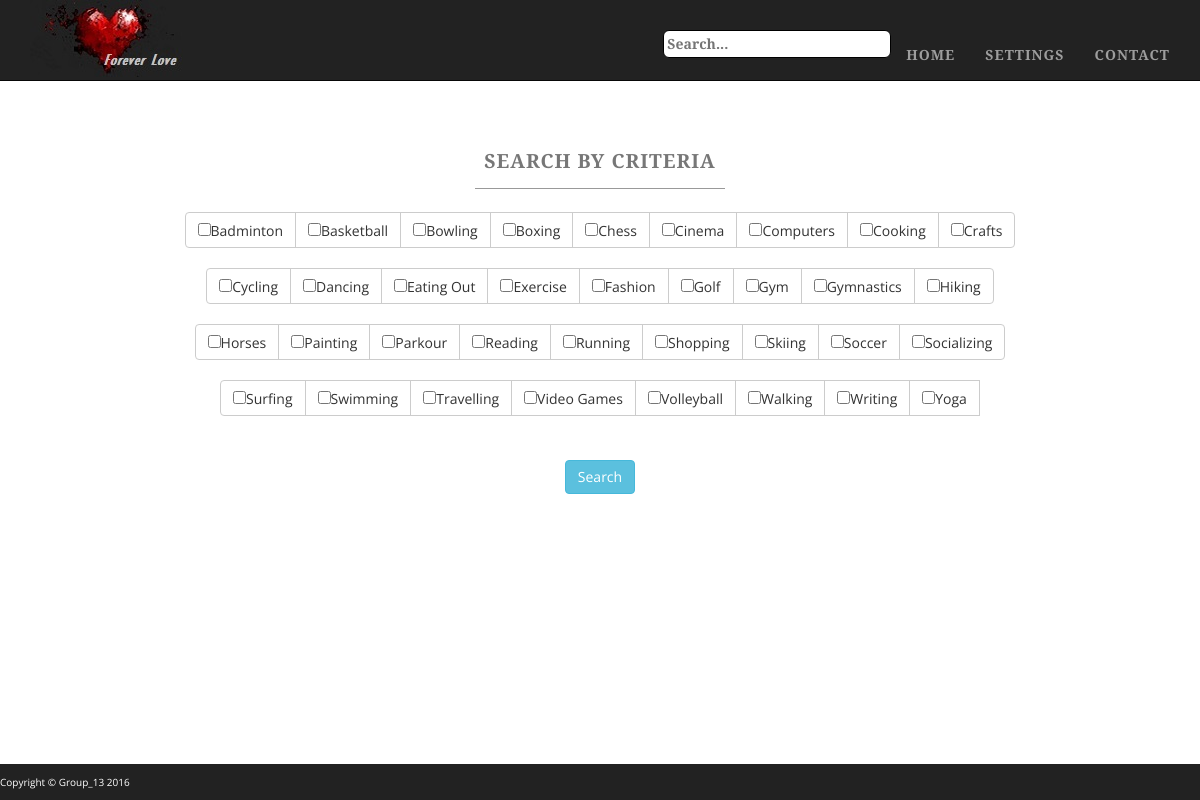
The page /searchPage.php on the database its author committed.
### tables this page shows
CREATE TABLE IF NOT EXISTS `user_hobbies` (
  `hobby_id` int(11) NOT NULL AUTO_INCREMENT,
  `hobby_name` varchar(64) NOT NULL,
  PRIMARY KEY (`hobby_id`)
);

### classes/Config.php (called while the page is built)
<?php
class Config{
    public static function get($path = null){
        if($path){
            $config = $GLOBALS['config'];
            $path = explode('/', $path);
            foreach($path as $bit){
                if(isset($config[$bit]))
                    $config = $config[$bit];
            }
            return $config;
        }
        return false;
    }
}

### classes/DB.php (called while the page is built, shortened)
<?php
class DB{
    private static $instance = null;
    private $pdo, $query, $error = false, $results, $count = 0;
    private function __construct(){
        try{
            $this->pdo = new PDO(
                'mysql:host='.Config::get('mysql/host').';dbname='.Config::get('mysql/db'),
                Config::get('mysql/username'),
                Config::get('mysql/password')
            );
        }catch (PDOException $e){
            die($e->getMessage());
        }
    }
    public static function getInstance(){
        if(!isset(self::$instance)){
            self::$instance = new DB();
        }
        return self::$instance;
    }
    public function query($sql, $params = []){
        if($this->query = $this->pdo->prepare($sql)){
            if($this->query->execute()){
                $this->results = $this->query->fetchAll(PDO::FETCH_OBJ);
            }
            else{
                $this->error = true;
            }
        }
        return $this;
    }
    public function results(){
        return $this->results;
    }
}

### searchPage.php (the view, shortened to what this page needs)
<!DOCTYPE html>
<html>
<head>
    <?php
    $hobbies = DB::getInstance()->query('SELECT * FROM user_hobbies ORDER BY hobby_name')->results();
    ?>
    <link href="css/bootstrap.min.css" rel="stylesheet">
    <link href="css/custom-base-page.css" rel="stylesheet">
</head>
<body class="full">
<div class="container">
    <div class="row">
        <div class="box">
            <div class="col-lg-12 text-center">
                <br><br>
                <h2>
                    <small>
                        <strong>Search By Criteria</strong>
                    </small>
                </h2>
                <hr class="tagline-divider">
                <?php
                $n = 0;
                foreach($hobbies as $hobby){
                    if($n++ % 9 == 0){?>
                    <div class="col-lg-12">
                        <br>
                        <div class="btn-group" id="12" data-toggle="toggle">
                        <?php
                    }?>
                            <label class="btn btn-default">
                                <input type="checkbox" name="<?php echo $hobby->hobby_name;?>" id="<?php echo $hobby->hobby_name;?>"><?php echo $hobby->hobby_name;?>
                            </label>
                    <?php
                    if($n % 9 == 0){?>
                        </div>
                    </div>
                        <?php
                    }
                }?>
                    <br><br>
                    <br><br>
                <div class="col-lg-12">
                    <input class="btn btn-info" id="search_button" type="submit" value="Search">
                </div>
            </div>
        </div>
    </div>
</div>
</body>
</html>

### css/custom-base-page.css (style rules this page uses)
body { margin-top: 50px; }
.full { background: url('http://gdurl.com/1DKh') no-repeat center center fixed; -webkit-background-size: cover; -moz-background-size: cover; background-size: cover; -o-background-size: cover; }
.navbar-nav { margin-top: 30px; }
body { font-family: "Open Sans","Helvetica Neue",Helvetica,Arial,sans-serif; }
h1, h2, h3, h4, h5, h6 { text-transform: uppercase; font-family: "Josefin Slab","Helvetica Neue",Helvetica,Arial,sans-serif; font-weight: 700; letter-spacing: 1px; }
.nav-text ul { text-transform: uppercase; font-family: "Josefin Slab","Helvetica Neue",Helvetica,Arial,sans-serif; font-weight: 700; letter-spacing: 1px; }
p { font-size: 1.25em; line-height: 1.6; color: #000; }
hr { max-width: 400px; border-color: #999999; }
.tagline-divider { margin: 15px auto 3px; max-width: 250px; border-color: #999999; }
.box { margin-bottom: 20px; padding: 30px 15px; background: #fff; background: rgba(255,255,255,0.9); }
footer p { margin: 0; padding: 10px 0; text-align: left; background: #222222; color: white; font-size: x-small; }
#input_search { border: solid 1px #000; border-top-right-radius: 6px; border-top-left-radius: 6px; border-bottom-right-radius: 6px; border-bottom-left-radius: 6px; padding: 3px; }
@media screen and (min-width:1200px) { .box:after { content: ''; display: table; clear: both; } }

### rows shown on the page
user_hobbies: hobby_name "Badminton"
user_hobbies: hobby_name "Basketball"
user_hobbies: hobby_name "Bowling"
user_hobbies: hobby_name "Boxing"
user_hobbies: hobby_name "Chess"
user_hobbies: hobby_name "Cinema"
user_hobbies: hobby_name "Computers"
user_hobbies: hobby_name "Cooking"
user_hobbies: hobby_name "Crafts"
user_hobbies: hobby_name "Cycling"
user_hobbies: hobby_name "Dancing"
user_hobbies: hobby_name "Eating Out"
user_hobbies: hobby_name "Exercise"
user_hobbies: hobby_name "Fashion"
user_hobbies: hobby_name "Golf"
user_hobbies: hobby_name "Gym"
user_hobbies: hobby_name "Gymnastics"
user_hobbies: hobby_name "Hiking"
user_hobbies: hobby_name "Horses"
user_hobbies: hobby_name "Painting"
user_hobbies: hobby_name "Parkour"
user_hobbies: hobby_name "Reading"
user_hobbies: hobby_name "Running"
user_hobbies: hobby_name "Shopping"
user_hobbies: hobby_name "Skiing"
user_hobbies: hobby_name "Soccer"
user_hobbies: hobby_name "Socializing"
user_hobbies: hobby_name "Surfing"
user_hobbies: hobby_name "Swimming"
user_hobbies: hobby_name "Travelling"
user_hobbies: hobby_name "Video Games"
user_hobbies: hobby_name "Volleyball"
user_hobbies: hobby_name "Walking"
user_hobbies: hobby_name "Writing"
user_hobbies: hobby_name "Yoga"
